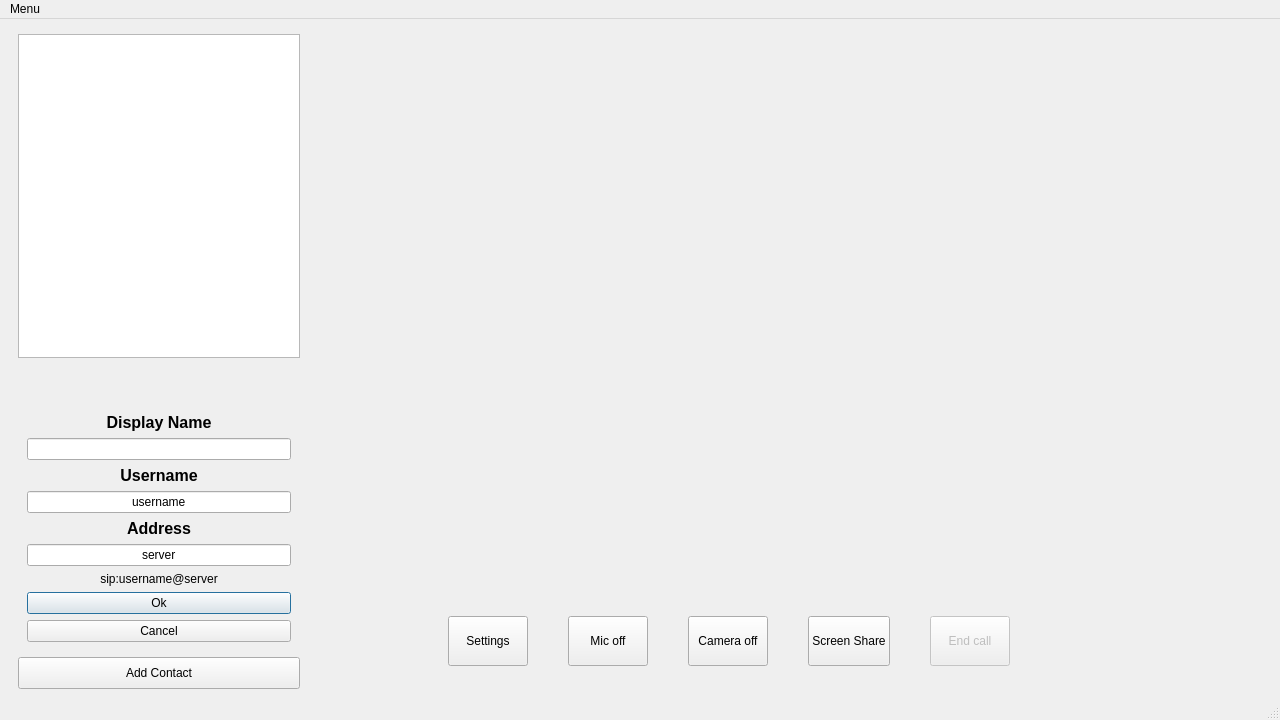
<?xml version="1.0" encoding="UTF-8"?>
<ui version="4.0">
 <class>CallWindow</class>
 <widget class="QMainWindow" name="CallWindow">
  <property name="geometry">
   <rect>
    <x>0</x>
    <y>0</y>
    <width>1280</width>
    <height>720</height>
   </rect>
  </property>
  <property name="sizePolicy">
   <sizepolicy hsizetype="Preferred" vsizetype="Preferred">
    <horstretch>1</horstretch>
    <verstretch>1</verstretch>
   </sizepolicy>
  </property>
  <property name="minimumSize">
   <size>
    <width>700</width>
    <height>480</height>
   </size>
  </property>
  <property name="windowTitle">
   <string>MainWindow</string>
  </property>
  <widget class="QWidget" name="centralwidget">
   <layout class="QGridLayout" name="gridLayout_2">
    <item row="0" column="1" rowspan="11">
     <spacer name="horizontalSpacer_7">
      <property name="orientation">
       <enum>Qt::Horizontal</enum>
      </property>
      <property name="sizeType">
       <enum>QSizePolicy::Preferred</enum>
      </property>
      <property name="sizeHint" stdset="0">
       <size>
        <width>40</width>
        <height>20</height>
       </size>
      </property>
     </spacer>
    </item>
    <item row="10" column="2" colspan="9">
     <widget class="QWidget" name="buttonContainer" native="true">
      <property name="sizePolicy">
       <sizepolicy hsizetype="MinimumExpanding" vsizetype="Minimum">
        <horstretch>0</horstretch>
        <verstretch>0</verstretch>
       </sizepolicy>
      </property>
      <property name="minimumSize">
       <size>
        <width>480</width>
        <height>96</height>
       </size>
      </property>
      <property name="maximumSize">
       <size>
        <width>16777215</width>
        <height>96</height>
       </size>
      </property>
      <layout class="QHBoxLayout" name="horizontalLayout">
       <property name="spacing">
        <number>0</number>
       </property>
       <property name="topMargin">
        <number>0</number>
       </property>
       <property name="bottomMargin">
        <number>0</number>
       </property>
       <item>
        <spacer name="horizontalSpacer_2">
         <property name="orientation">
          <enum>Qt::Horizontal</enum>
         </property>
         <property name="sizeType">
          <enum>QSizePolicy::Expanding</enum>
         </property>
         <property name="sizeHint" stdset="0">
          <size>
           <width>40</width>
           <height>20</height>
          </size>
         </property>
        </spacer>
       </item>
       <item>
        <widget class="QPushButton" name="settings_button">
         <property name="minimumSize">
          <size>
           <width>50</width>
           <height>50</height>
          </size>
         </property>
         <property name="toolTip">
          <string>Settings</string>
         </property>
         <property name="text">
          <string>Settings</string>
         </property>
        </widget>
       </item>
       <item>
        <spacer name="horizontalSpacer_4">
         <property name="orientation">
          <enum>Qt::Horizontal</enum>
         </property>
         <property name="sizeType">
          <enum>QSizePolicy::Preferred</enum>
         </property>
         <property name="sizeHint" stdset="0">
          <size>
           <width>40</width>
           <height>20</height>
          </size>
         </property>
        </spacer>
       </item>
       <item>
        <widget class="QPushButton" name="mic">
         <property name="minimumSize">
          <size>
           <width>50</width>
           <height>50</height>
          </size>
         </property>
         <property name="toolTip">
          <string extracomment="Mic off">Microphone</string>
         </property>
         <property name="text">
          <string>Mic off</string>
         </property>
        </widget>
       </item>
       <item>
        <spacer name="horizontalSpacer_5">
         <property name="orientation">
          <enum>Qt::Horizontal</enum>
         </property>
         <property name="sizeType">
          <enum>QSizePolicy::Preferred</enum>
         </property>
         <property name="sizeHint" stdset="0">
          <size>
           <width>40</width>
           <height>20</height>
          </size>
         </property>
        </spacer>
       </item>
       <item>
        <widget class="QPushButton" name="camera">
         <property name="minimumSize">
          <size>
           <width>50</width>
           <height>50</height>
          </size>
         </property>
         <property name="toolTip">
          <string>Camera</string>
         </property>
         <property name="text">
          <string>Camera off</string>
         </property>
        </widget>
       </item>
       <item>
        <spacer name="horizontalSpacer_6">
         <property name="orientation">
          <enum>Qt::Horizontal</enum>
         </property>
         <property name="sizeType">
          <enum>QSizePolicy::Preferred</enum>
         </property>
         <property name="sizeHint" stdset="0">
          <size>
           <width>40</width>
           <height>20</height>
          </size>
         </property>
        </spacer>
       </item>
       <item>
        <widget class="QPushButton" name="screen_share">
         <property name="minimumSize">
          <size>
           <width>50</width>
           <height>50</height>
          </size>
         </property>
         <property name="toolTip">
          <string>Share Screen</string>
         </property>
         <property name="text">
          <string>Screen Share</string>
         </property>
        </widget>
       </item>
       <item>
        <widget class="QWidget" name="end_call_holder" native="true">
         <property name="sizePolicy">
          <sizepolicy hsizetype="Minimum" vsizetype="Minimum">
           <horstretch>0</horstretch>
           <verstretch>0</verstretch>
          </sizepolicy>
         </property>
         <property name="minimumSize">
          <size>
           <width>64</width>
           <height>50</height>
          </size>
         </property>
         <layout class="QHBoxLayout" name="horizontalLayout_3">
          <property name="spacing">
           <number>0</number>
          </property>
          <property name="leftMargin">
           <number>0</number>
          </property>
          <property name="topMargin">
           <number>0</number>
          </property>
          <property name="rightMargin">
           <number>0</number>
          </property>
          <property name="bottomMargin">
           <number>0</number>
          </property>
          <item>
           <spacer name="horizontalSpacer_3">
            <property name="orientation">
             <enum>Qt::Horizontal</enum>
            </property>
            <property name="sizeType">
             <enum>QSizePolicy::Preferred</enum>
            </property>
            <property name="sizeHint" stdset="0">
             <size>
              <width>40</width>
              <height>20</height>
             </size>
            </property>
           </spacer>
          </item>
          <item>
           <widget class="QPushButton" name="EndCallButton">
            <property name="enabled">
             <bool>false</bool>
            </property>
            <property name="minimumSize">
             <size>
              <width>50</width>
              <height>50</height>
             </size>
            </property>
            <property name="toolTip">
             <string extracomment="End call">End Call</string>
            </property>
            <property name="text">
             <string>End call</string>
            </property>
            <property name="autoDefault">
             <bool>false</bool>
            </property>
            <property name="default">
             <bool>false</bool>
            </property>
            <property name="flat">
             <bool>false</bool>
            </property>
           </widget>
          </item>
         </layout>
        </widget>
       </item>
       <item>
        <spacer name="spacer">
         <property name="orientation">
          <enum>Qt::Horizontal</enum>
         </property>
         <property name="sizeType">
          <enum>QSizePolicy::Expanding</enum>
         </property>
         <property name="sizeHint" stdset="0">
          <size>
           <width>40</width>
           <height>20</height>
          </size>
         </property>
        </spacer>
       </item>
       <item>
        <widget class="QWidget" name="view_holder" native="true">
         <property name="minimumSize">
          <size>
           <width>128</width>
           <height>64</height>
          </size>
         </property>
         <layout class="QHBoxLayout" name="horizontalLayout_4">
          <property name="spacing">
           <number>0</number>
          </property>
          <property name="leftMargin">
           <number>0</number>
          </property>
          <property name="topMargin">
           <number>0</number>
          </property>
          <property name="rightMargin">
           <number>0</number>
          </property>
          <property name="bottomMargin">
           <number>0</number>
          </property>
          <item>
           <widget class="VideoWidget" name="SelfView" native="true">
            <property name="sizePolicy">
             <sizepolicy hsizetype="Fixed" vsizetype="Expanding">
              <horstretch>0</horstretch>
              <verstretch>0</verstretch>
             </sizepolicy>
            </property>
            <property name="minimumSize">
             <size>
              <width>128</width>
              <height>64</height>
             </size>
            </property>
            <property name="maximumSize">
             <size>
              <width>128</width>
              <height>96</height>
             </size>
            </property>
           </widget>
          </item>
         </layout>
        </widget>
       </item>
      </layout>
     </widget>
    </item>
    <item row="0" column="0">
     <widget class="QWidget" name="TopLeftSpacerContainer" native="true">
      <property name="sizePolicy">
       <sizepolicy hsizetype="Preferred" vsizetype="Expanding">
        <horstretch>0</horstretch>
        <verstretch>0</verstretch>
       </sizepolicy>
      </property>
      <property name="minimumSize">
       <size>
        <width>0</width>
        <height>0</height>
       </size>
      </property>
      <property name="maximumSize">
       <size>
        <width>200</width>
        <height>0</height>
       </size>
      </property>
      <layout class="QHBoxLayout" name="horizontalLayout_2">
       <item>
        <spacer name="horizontalSpacer">
         <property name="orientation">
          <enum>Qt::Horizontal</enum>
         </property>
         <property name="sizeType">
          <enum>QSizePolicy::Expanding</enum>
         </property>
         <property name="sizeHint" stdset="0">
          <size>
           <width>200</width>
           <height>13</height>
          </size>
         </property>
        </spacer>
       </item>
      </layout>
     </widget>
    </item>
    <item row="1" column="0" rowspan="10">
     <widget class="QWidget" name="contactListContainer" native="true">
      <property name="sizePolicy">
       <sizepolicy hsizetype="MinimumExpanding" vsizetype="Expanding">
        <horstretch>0</horstretch>
        <verstretch>0</verstretch>
       </sizepolicy>
      </property>
      <property name="minimumSize">
       <size>
        <width>200</width>
        <height>240</height>
       </size>
      </property>
      <property name="maximumSize">
       <size>
        <width>300</width>
        <height>16777215</height>
       </size>
      </property>
      <layout class="QVBoxLayout" name="verticalLayout">
       <property name="topMargin">
        <number>0</number>
       </property>
       <property name="bottomMargin">
        <number>0</number>
       </property>
       <item>
        <widget class="QListWidget" name="contactList">
         <property name="sizePolicy">
          <sizepolicy hsizetype="Minimum" vsizetype="Expanding">
           <horstretch>0</horstretch>
           <verstretch>0</verstretch>
          </sizepolicy>
         </property>
        </widget>
       </item>
       <item>
        <spacer name="verticalSpacer">
         <property name="orientation">
          <enum>Qt::Vertical</enum>
         </property>
         <property name="sizeType">
          <enum>QSizePolicy::Preferred</enum>
         </property>
         <property name="sizeHint" stdset="0">
          <size>
           <width>20</width>
           <height>40</height>
          </size>
         </property>
        </spacer>
       </item>
       <item>
        <widget class="QWidget" name="Add_contact_widget" native="true">
         <property name="enabled">
          <bool>true</bool>
         </property>
         <property name="minimumSize">
          <size>
           <width>0</width>
           <height>200</height>
          </size>
         </property>
         <layout class="QGridLayout" name="gridLayout">
          <item row="3" column="0">
           <widget class="QLineEdit" name="username">
            <property name="maximumSize">
             <size>
              <width>1000</width>
              <height>16777215</height>
             </size>
            </property>
            <property name="text">
             <string>username</string>
            </property>
            <property name="alignment">
             <set>Qt::AlignCenter</set>
            </property>
           </widget>
          </item>
          <item row="2" column="0">
           <widget class="QLabel" name="usernameLabel">
            <property name="font">
             <font>
              <pointsize>12</pointsize>
              <bold>true</bold>
             </font>
            </property>
            <property name="text">
             <string>Username</string>
            </property>
            <property name="alignment">
             <set>Qt::AlignCenter</set>
            </property>
           </widget>
          </item>
          <item row="0" column="0">
           <widget class="QLabel" name="NameLabel">
            <property name="sizePolicy">
             <sizepolicy hsizetype="Minimum" vsizetype="Preferred">
              <horstretch>0</horstretch>
              <verstretch>0</verstretch>
             </sizepolicy>
            </property>
            <property name="font">
             <font>
              <pointsize>12</pointsize>
              <bold>true</bold>
             </font>
            </property>
            <property name="text">
             <string>Display Name</string>
            </property>
            <property name="alignment">
             <set>Qt::AlignCenter</set>
            </property>
           </widget>
          </item>
          <item row="4" column="0">
           <widget class="QLabel" name="addressLabel">
            <property name="sizePolicy">
             <sizepolicy hsizetype="Minimum" vsizetype="Preferred">
              <horstretch>0</horstretch>
              <verstretch>0</verstretch>
             </sizepolicy>
            </property>
            <property name="font">
             <font>
              <pointsize>12</pointsize>
              <bold>true</bold>
             </font>
            </property>
            <property name="text">
             <string>Address</string>
            </property>
            <property name="alignment">
             <set>Qt::AlignCenter</set>
            </property>
           </widget>
          </item>
          <item row="5" column="0">
           <widget class="QLineEdit" name="address">
            <property name="sizePolicy">
             <sizepolicy hsizetype="Expanding" vsizetype="Fixed">
              <horstretch>0</horstretch>
              <verstretch>0</verstretch>
             </sizepolicy>
            </property>
            <property name="maximumSize">
             <size>
              <width>1000</width>
              <height>16777215</height>
             </size>
            </property>
            <property name="text">
             <string>server</string>
            </property>
            <property name="alignment">
             <set>Qt::AlignCenter</set>
            </property>
           </widget>
          </item>
          <item row="7" column="0">
           <widget class="QPushButton" name="ok_contact">
            <property name="text">
             <string>Ok</string>
            </property>
            <property name="default">
             <bool>true</bool>
            </property>
            <property name="flat">
             <bool>false</bool>
            </property>
           </widget>
          </item>
          <item row="1" column="0">
           <widget class="QLineEdit" name="peerName">
            <property name="sizePolicy">
             <sizepolicy hsizetype="Expanding" vsizetype="Fixed">
              <horstretch>0</horstretch>
              <verstretch>0</verstretch>
             </sizepolicy>
            </property>
            <property name="maximumSize">
             <size>
              <width>1000</width>
              <height>16777215</height>
             </size>
            </property>
            <property name="alignment">
             <set>Qt::AlignCenter</set>
            </property>
           </widget>
          </item>
          <item row="8" column="0">
           <widget class="QPushButton" name="cancelcontact">
            <property name="text">
             <string>Cancel</string>
            </property>
            <property name="autoDefault">
             <bool>true</bool>
            </property>
           </widget>
          </item>
          <item row="6" column="0">
           <widget class="QLabel" name="sipAddress">
            <property name="text">
             <string>sip:username@server</string>
            </property>
            <property name="alignment">
             <set>Qt::AlignCenter</set>
            </property>
            <property name="textInteractionFlags">
             <set>Qt::LinksAccessibleByMouse|Qt::TextSelectableByMouse</set>
            </property>
           </widget>
          </item>
         </layout>
        </widget>
       </item>
       <item>
        <widget class="QPushButton" name="addContact">
         <property name="sizePolicy">
          <sizepolicy hsizetype="Preferred" vsizetype="Preferred">
           <horstretch>0</horstretch>
           <verstretch>0</verstretch>
          </sizepolicy>
         </property>
         <property name="minimumSize">
          <size>
           <width>0</width>
           <height>32</height>
          </size>
         </property>
         <property name="toolTip">
          <string>Add Contact</string>
         </property>
         <property name="text">
          <string>Add Contact</string>
         </property>
        </widget>
       </item>
      </layout>
     </widget>
    </item>
    <item row="1" column="2" rowspan="9" colspan="9">
     <widget class="QWidget" name="participants" native="true">
      <property name="sizePolicy">
       <sizepolicy hsizetype="Preferred" vsizetype="Preferred">
        <horstretch>0</horstretch>
        <verstretch>0</verstretch>
       </sizepolicy>
      </property>
      <property name="minimumSize">
       <size>
        <width>320</width>
        <height>240</height>
       </size>
      </property>
      <layout class="QGridLayout" name="participantLayout">
       <property name="sizeConstraint">
        <enum>QLayout::SetMaximumSize</enum>
       </property>
       <property name="leftMargin">
        <number>3</number>
       </property>
       <property name="topMargin">
        <number>3</number>
       </property>
       <property name="rightMargin">
        <number>3</number>
       </property>
       <property name="bottomMargin">
        <number>3</number>
       </property>
       <property name="spacing">
        <number>0</number>
       </property>
      </layout>
     </widget>
    </item>
    <item row="1" column="11" rowspan="10">
     <spacer name="horizontalSpacer_8">
      <property name="orientation">
       <enum>Qt::Horizontal</enum>
      </property>
      <property name="sizeType">
       <enum>QSizePolicy::Preferred</enum>
      </property>
      <property name="sizeHint" stdset="0">
       <size>
        <width>40</width>
        <height>20</height>
       </size>
      </property>
     </spacer>
    </item>
   </layout>
  </widget>
  <widget class="QMenuBar" name="menubar">
   <property name="geometry">
    <rect>
     <x>0</x>
     <y>0</y>
     <width>1280</width>
     <height>22</height>
    </rect>
   </property>
   <widget class="QMenu" name="menuConference">
    <property name="title">
     <string>Menu</string>
    </property>
    <addaction name="actionAbout"/>
    <addaction name="actionSettings"/>
    <addaction name="actionStatistics"/>
    <addaction name="actionClose"/>
   </widget>
   <addaction name="menuConference"/>
  </widget>
  <widget class="QStatusBar" name="statusbar"/>
  <action name="actionAdd_Caller">
   <property name="text">
    <string>Add Caller</string>
   </property>
  </action>
  <action name="actionAbout">
   <property name="text">
    <string>About</string>
   </property>
  </action>
  <action name="actionClose">
   <property name="text">
    <string>Close</string>
   </property>
  </action>
  <action name="actionStatistics">
   <property name="text">
    <string>Statistics</string>
   </property>
  </action>
  <action name="actionSettings">
   <property name="text">
    <string>Settings</string>
   </property>
  </action>
 </widget>
 <customwidgets>
  <customwidget>
   <class>VideoWidget</class>
   <extends>QWidget</extends>
   <header>ui/gui/videowidget.h</header>
   <container>1</container>
  </customwidget>
 </customwidgets>
 <tabstops>
  <tabstop>contactList</tabstop>
  <tabstop>addContact</tabstop>
  <tabstop>peerName</tabstop>
  <tabstop>username</tabstop>
  <tabstop>address</tabstop>
  <tabstop>ok_contact</tabstop>
  <tabstop>cancelcontact</tabstop>
  <tabstop>settings_button</tabstop>
  <tabstop>mic</tabstop>
  <tabstop>camera</tabstop>
 </tabstops>
 <resources/>
 <connections>
  <connection>
   <sender>ok_contact</sender>
   <signal>clicked()</signal>
   <receiver>CallWindow</receiver>
   <slot>addContact()</slot>
   <hints>
    <hint type="sourcelabel">
     <x>158</x>
     <y>514</y>
    </hint>
    <hint type="destinationlabel">
     <x>639</x>
     <y>319</y>
    </hint>
   </hints>
  </connection>
  <connection>
   <sender>addContact</sender>
   <signal>clicked()</signal>
   <receiver>Add_contact_widget</receiver>
   <slot>show()</slot>
   <hints>
    <hint type="sourcelabel">
     <x>158</x>
     <y>585</y>
    </hint>
    <hint type="destinationlabel">
     <x>158</x>
     <y>463</y>
    </hint>
   </hints>
  </connection>
  <connection>
   <sender>cancelcontact</sender>
   <signal>clicked()</signal>
   <receiver>Add_contact_widget</receiver>
   <slot>hide()</slot>
   <hints>
    <hint type="sourcelabel">
     <x>158</x>
     <y>543</y>
    </hint>
    <hint type="destinationlabel">
     <x>158</x>
     <y>463</y>
    </hint>
   </hints>
  </connection>
  <connection>
   <sender>addContact</sender>
   <signal>clicked()</signal>
   <receiver>addContact</receiver>
   <slot>hide()</slot>
   <hints>
    <hint type="sourcelabel">
     <x>158</x>
     <y>585</y>
    </hint>
    <hint type="destinationlabel">
     <x>158</x>
     <y>585</y>
    </hint>
   </hints>
  </connection>
  <connection>
   <sender>cancelcontact</sender>
   <signal>clicked()</signal>
   <receiver>addContact</receiver>
   <slot>show()</slot>
   <hints>
    <hint type="sourcelabel">
     <x>158</x>
     <y>543</y>
    </hint>
    <hint type="destinationlabel">
     <x>158</x>
     <y>585</y>
    </hint>
   </hints>
  </connection>
  <connection>
   <sender>cancelcontact</sender>
   <signal>clicked()</signal>
   <receiver>peerName</receiver>
   <slot>clear()</slot>
   <hints>
    <hint type="sourcelabel">
     <x>141</x>
     <y>552</y>
    </hint>
    <hint type="destinationlabel">
     <x>141</x>
     <y>430</y>
    </hint>
   </hints>
  </connection>
  <connection>
   <sender>cancelcontact</sender>
   <signal>clicked()</signal>
   <receiver>address</receiver>
   <slot>clear()</slot>
   <hints>
    <hint type="sourcelabel">
     <x>141</x>
     <y>552</y>
    </hint>
    <hint type="destinationlabel">
     <x>141</x>
     <y>495</y>
    </hint>
   </hints>
  </connection>
 </connections>
 <slots>
  <slot>micState()</slot>
  <slot>cameraState()</slot>
  <slot>openStatistics()</slot>
  <slot>endAllCalls()</slot>
  <slot>addContact()</slot>
 </slots>
</ui>
